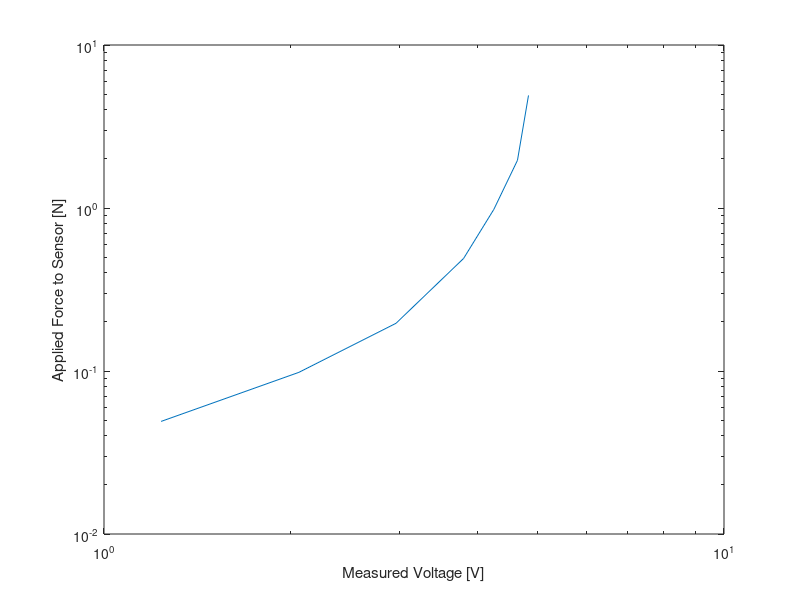
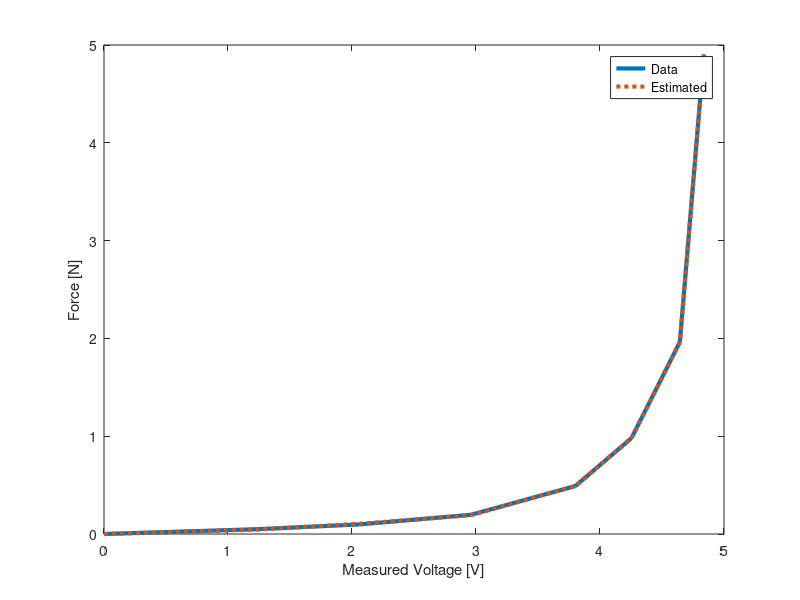
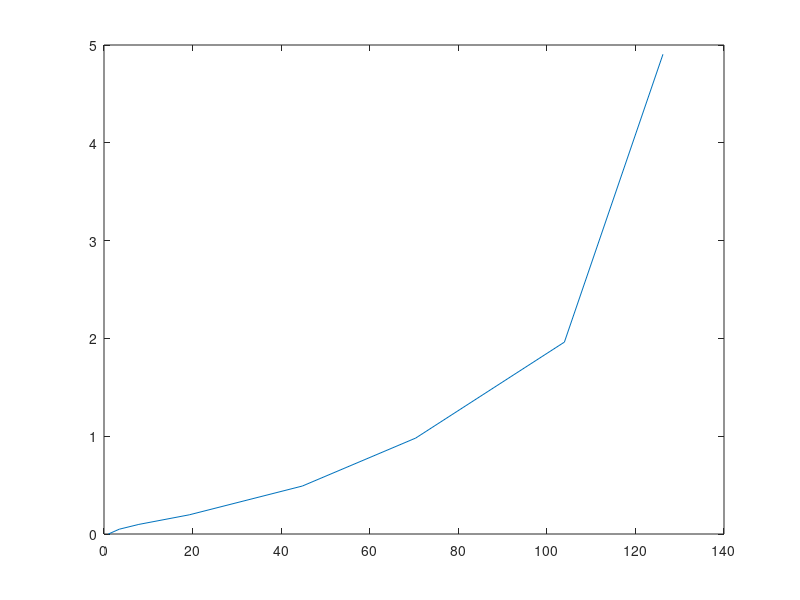

The MATLAB source for these figures, in order:
%FSR_force sensor calibration
clear all
close all

%data from 100kOhm pull down tests
%averaged voltage sample data
Vout=[0 1.236	2.062	2.958	3.802	4.254	4.644	4.838]; %volts
F = [0 0.04905	0.0981	0.1962	0.4905	0.981	1.962	4.905]; %converted from grams to newtons by dividing by 1000 and multiplying by 9.81

figure
loglog(Vout,F)
xlabel('Measured Voltage [V]')
ylabel('Applied Force to Sensor [N]')
%log-log scale plot we can see this relationship between voltage and force is nonlinear

%take the exponent of the voltage 
x = exp(Vout);
%with basic curve fitting we can get the coefficients of the nonlinear
%relationship with a polynomial with R=1 as:
F_est = 1.60717263158763e-09*x.^5 -3.97326895848675e-07*x.^4 + 3.48267292566989e-05*x.^3 -0.00117407617298212*x.^2 + 0.0234485875465875.*x	-0.0225118029465446;

%plot the actual data vs the estimated forces using the measured voltage
%data
figure
plot((Vout),(F),'linewidth',3)
hold on
plot(Vout,F_est,':','linewidth',3)
xlabel('Measured Voltage [V]')
ylabel('Force [N]')
legend('Data','Estimated')
axis([0 5 0 5])


%CURVE FITTING LOG RELATIONSHIP DATA
%plot the exponential of the input and the output
figure 
plot(x,F)
%open up tools tab-->basic fitting tool
%select 5th order polynomial for the curve fit. This gives us R^1 = 1
%copy and paste coefficeints (what's done to create the formula in line 20)
%note that the input to 20, is the exponenent of the voltage that's
%measured. 
